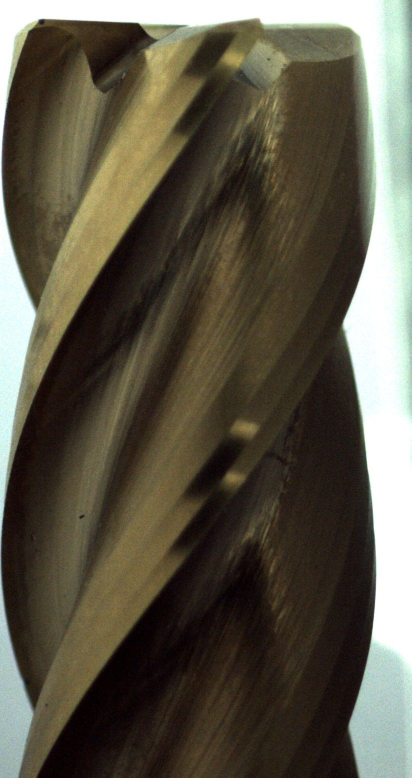
#> input picture Kurs_9/20_OpenCV_Image_Color_Chanel/Test1.jpg, 823 x 1555 px (shown at 1/2 size)
$ python Separieren_Channels_Minus_Uint8.py --image Test1.jpg   (older library calls are emulated)
#> lines starting #> are read from the running program, lines starting #| are printed output that depends on the picture
import numpy as np
import argparse
import cv2
import vg
import sys

ap = argparse.ArgumentParser()
ap.add_argument("-i", "--image", required = True, help = "Enter Path to the Image")
args = vars(ap.parse_args())
# Bild hochladen
image = cv2.imread(args["image"])
#> image is the input picture: shape (1555, 823, 3); mean B, G, R 73, 88.1, 93.2
#image = cv2.resize(image,(np.int(image.shape[1]/3),np.int(image.shape[0]/3)))
cv2.imshow("Orginal", image)
# Schneidet den String Minus 4. Also ist .jpg weg.
Bildname = args['image'][:-4]
Programmname = sys.argv[0][-13:-3]
# Kanäle trennen
(B,G,R) = cv2.split(image)
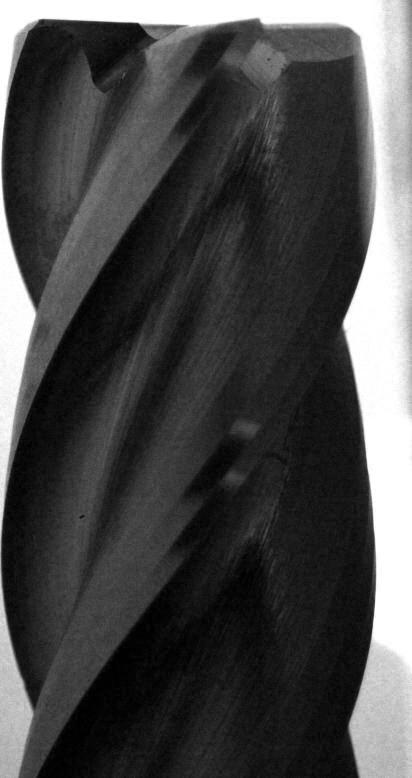
#> B: shape (1555, 823) (shown at 1/2 size); min 0, max 255, mean 73
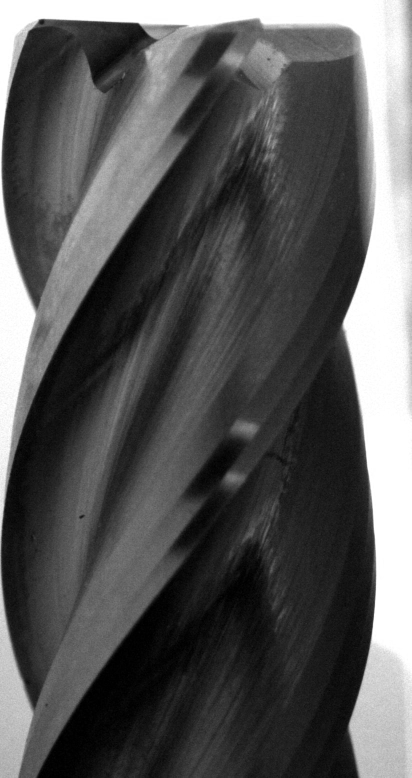
#> G: shape (1555, 823) (shown at 1/2 size); min 0, max 255, mean 88.1
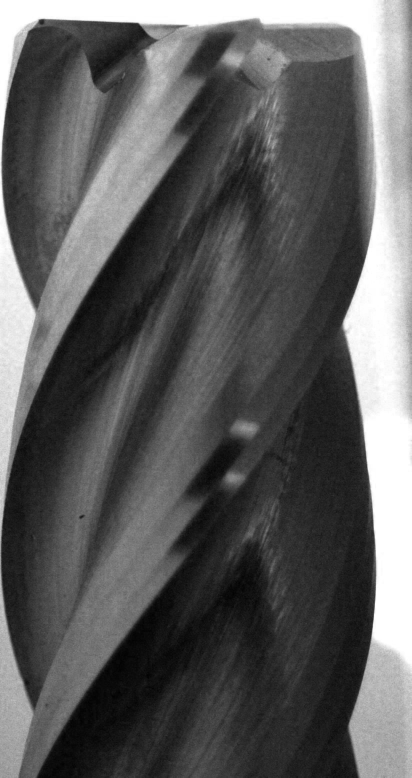
#> R: shape (1555, 823) (shown at 1/2 size); min 0, max 255, mean 93.2
cv2.imshow("Orginal", R)
cv2.imshow("Orginal", B)
cv2.imshow("Orginal", G)
# [8 lines of commented-out code are left out]
RmB = cv2.subtract(np.uint8(R),np.uint8(B))
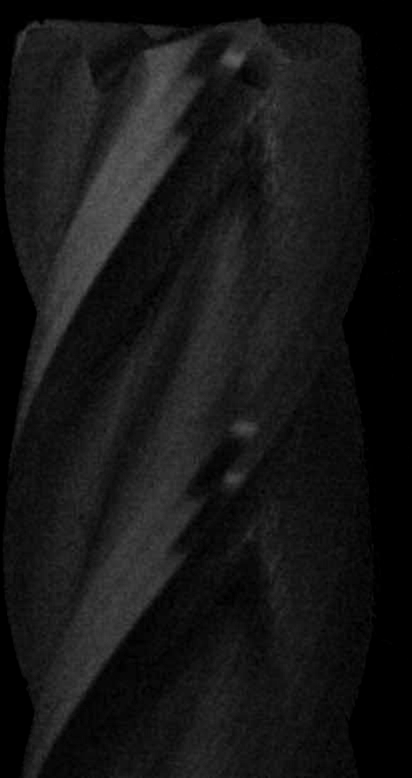
#> RmB: shape (1555, 823) (shown at 1/2 size); min 0, max 96, mean 21.8
BmR = cv2.subtract(np.uint8(B),np.uint8(R))
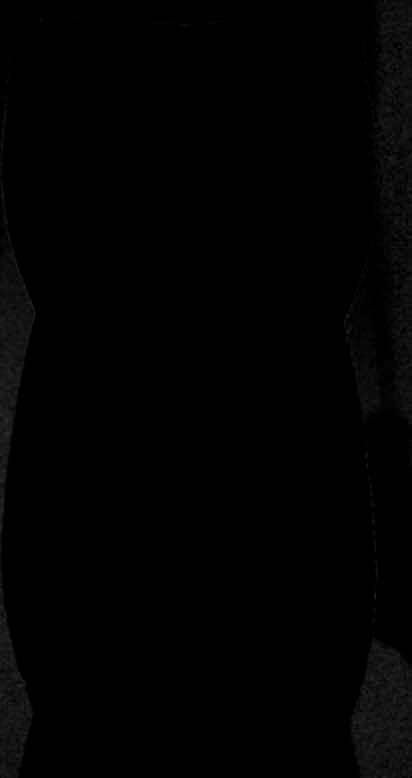
#> BmR: shape (1555, 823) (shown at 1/2 size); min 0, max 45, mean 1.6
GmB = cv2.subtract(np.uint8(G),np.uint8(B))
BmG = cv2.subtract(np.uint8(B),np.uint8(G))
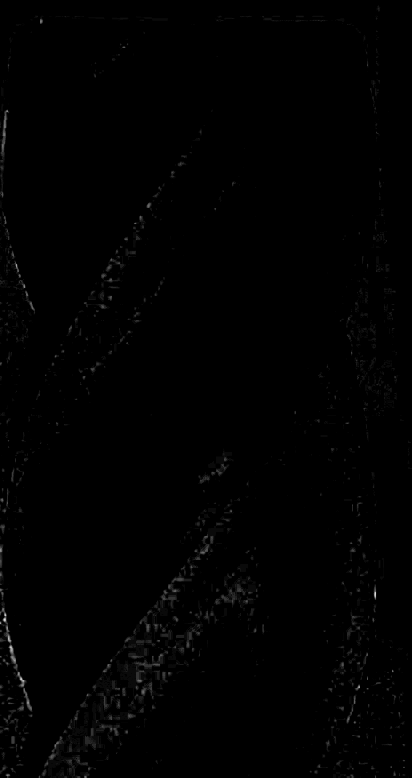
#> BmG: shape (1555, 823) (shown at 1/2 size); min 0, max 25, mean 0.1; drawn with min black and max white

cv2.imwrite(Bildname+"Rot-Blau"+Programmname+".jpg", RmB)
cv2.imwrite(Bildname+"_Blau-Rot"+Programmname+".jpg", BmR)
cv2.imwrite(Bildname+"_Gruen-Blau"+Programmname+".jpg", GmB)
cv2.imwrite(Bildname+"_Blau-Rot"+Programmname+".jpg", BmG)
# [6 lines of commented-out code are left out]


cv2.imshow("RmB",RmB)
cv2.imshow("BmR",BmR)
cv2.imshow("GmB",GmB)
cv2.imshow("BmG",BmG)

cv2.waitKey(0)
